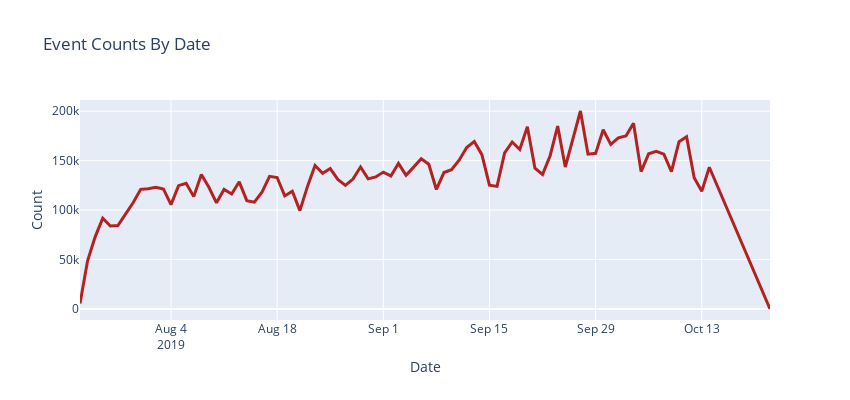
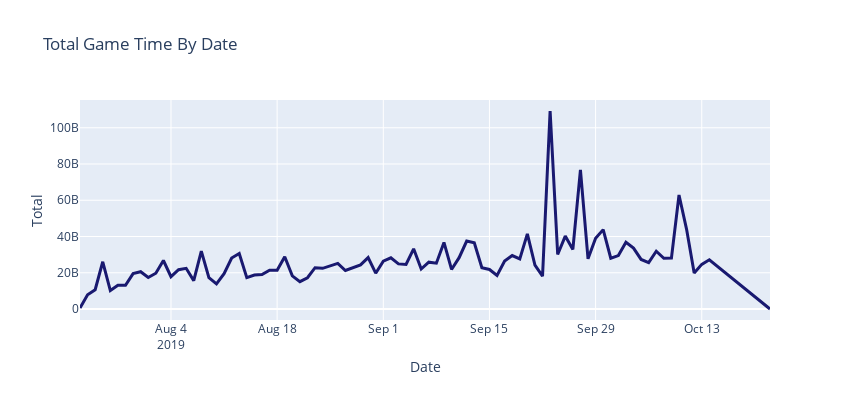

The notebook cell saved with these charts, in order:
### Code cell
event_count = df_events.groupby(['date'])['event_id'].agg('count')
game_time_sum = df_events.groupby(['date'])['game_time'].agg('sum')

fig = go.Figure()

fig.add_trace(go.Scatter(x=event_count.index, y=event_count.values,
                         line=dict(color='firebrick', width=3)
                        )
             )

fig.update_layout(title='Event Counts By Date',
                   xaxis_title='Date',
                   yaxis_title='Count',
                   width=850, height=400)

fig.show()

fig = go.Figure()

fig.add_trace(go.Scatter(x=game_time_sum.index, y=game_time_sum.values,
                         line=dict(color='midnightblue', width=3)
                        )
             )


fig.update_layout(title='Total Game Time By Date',
                   xaxis_title='Date',
                   yaxis_title='Total',
                   width=850, height=400)

fig.show()
